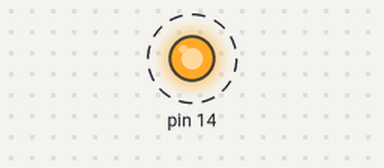
Bench run of a sketch on a simulated Arduino Uno, built with avr-gcc and run on an emulated ATmega328P. Parts: output pins drawn as LEDs (lit = HIGH). Dashed ring = blinking. What the sketch prints to the serial monitor is not drawn.

Above: at 0.2 s.
Timing chart, 0 to 3.0 s (numbered marks = the images above):
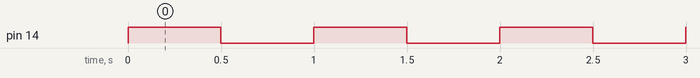

The sketch:

example-1.ino
```cpp
#ifndef MACROS_H
#define MACROS_H

#define PIN_SET(REG, PIN) REG |= (1 << PIN)
#define PIN_UNSET(REG, PIN) REG &= ~(1 << PIN)
#define PIN_TOGGLE(REG, PIN) REG ^= (1 << PIN)
#define PIN_READ(REG, PIN) ((REG & (1 << PIN)) >> PIN)

#endif

#include <avr/io.h>
#include <util/delay.h>
#include <avr/interrupt.h>

const uint8_t segments[] = {
    0b00111111, // 0
    0b00000110, // 1
    0b01011011, // 2
    0b01001111, // 3
    0b01100110, // 4
    0b01101101, // 5
    0b01111101, // 6
    0b00000111, // 7
    0b01111111, // 8
    0b01101111  // 9
};

#define TARGET_OVERFLOW_COUNT 30
#define TARGEST_OFFSET 128

volatile uint8_t tot_overflow;

ISR(TIMER2_OVF_vect)
{
  tot_overflow++;
}

void timer2_init()
{
  TCCR2B |= (1 << CS20) | (1 << CS22) | (1 << CS21);
  TCNT2 = 0;
  TIMSK2 |= (1 << TOIE2);
  sei();
  tot_overflow = 0;
}

int main(void)
{
  timer2_init();
  Serial.begin(9600);

  PIN_SET(DDRC, PC0);
  PIN_SET(PORTC, PC0);

  while (1)
  {
    if (tot_overflow >= TARGET_OVERFLOW_COUNT)
    {
      if (TCNT2 >= TARGEST_OFFSET)
      {
        PORTC ^= (1 << PC0);
        TCNT2 = 0;
        Serial.println("Interrupted");
        tot_overflow = 0;
      }
    }
  }
  return 0;
}
```

Measured:
- by itself, pin 14: alternates HIGH for 0.50 s and LOW for 0.50 s
